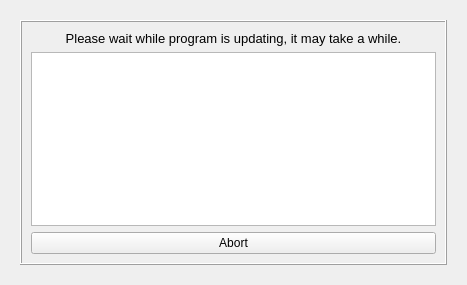
<?xml version="1.0" encoding="UTF-8"?>
<ui version="4.0">
 <class>UpdateWidget</class>
 <widget class="QWidget" name="UpdateWidget">
  <property name="geometry">
   <rect>
    <x>0</x>
    <y>0</y>
    <width>467</width>
    <height>285</height>
   </rect>
  </property>
  <property name="windowTitle">
   <string>Form</string>
  </property>
  <layout class="QHBoxLayout" name="horizontalLayout">
   <item>
    <widget class="QWidget" name="widget" native="true">
     <layout class="QVBoxLayout" name="verticalLayout">
      <item>
       <widget class="QFrame" name="frame">
        <property name="frameShape">
         <enum>QFrame::Box</enum>
        </property>
        <property name="frameShadow">
         <enum>QFrame::Raised</enum>
        </property>
        <layout class="QVBoxLayout" name="verticalLayout_2">
         <item>
          <widget class="QLabel" name="label_2">
           <property name="sizePolicy">
            <sizepolicy hsizetype="Preferred" vsizetype="Fixed">
             <horstretch>0</horstretch>
             <verstretch>0</verstretch>
            </sizepolicy>
           </property>
           <property name="font">
            <font>
             <pointsize>10</pointsize>
            </font>
           </property>
           <property name="text">
            <string>Please wait while program is updating, it may take a while.</string>
           </property>
           <property name="alignment">
            <set>Qt::AlignCenter</set>
           </property>
          </widget>
         </item>
         <item>
          <widget class="QListWidget" name="updateList"/>
         </item>
         <item>
          <widget class="QPushButton" name="pushButton">
           <property name="sizePolicy">
            <sizepolicy hsizetype="Minimum" vsizetype="Fixed">
             <horstretch>0</horstretch>
             <verstretch>0</verstretch>
            </sizepolicy>
           </property>
           <property name="text">
            <string>Abort</string>
           </property>
          </widget>
         </item>
        </layout>
       </widget>
      </item>
     </layout>
    </widget>
   </item>
  </layout>
 </widget>
 <resources/>
 <connections/>
</ui>
